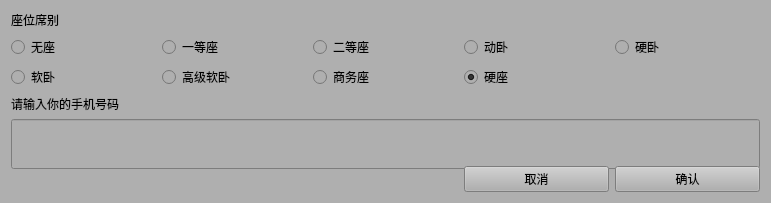
<?xml version="1.0" encoding="UTF-8"?>
<ui version="4.0">
 <class>Form</class>
 <widget class="QWidget" name="Form">
  <property name="geometry">
   <rect>
    <x>0</x>
    <y>0</y>
    <width>771</width>
    <height>203</height>
   </rect>
  </property>
  <property name="minimumSize">
   <size>
    <width>449</width>
    <height>203</height>
   </size>
  </property>
  <property name="windowTitle">
   <string>Form</string>
  </property>
  <property name="styleSheet">
   <string notr="true">background-color: rgb(175, 175, 175);</string>
  </property>
  <layout class="QGridLayout" name="gridLayout" rowstretch="1,2,2,1,1,1">
   <item row="0" column="0">
    <widget class="QLabel" name="label">
     <property name="text">
      <string>座位席别</string>
     </property>
    </widget>
   </item>
   <item row="1" column="0">
    <widget class="QRadioButton" name="radioButton">
     <property name="text">
      <string>无座</string>
     </property>
     <property name="val" stdset="0">
      <string>WZ</string>
     </property>
     <attribute name="buttonGroup">
      <string notr="true">buttonGroup</string>
     </attribute>
    </widget>
   </item>
   <item row="1" column="1">
    <widget class="QRadioButton" name="radioButton_2">
     <property name="text">
      <string>一等座</string>
     </property>
     <property name="val" stdset="0">
      <string>M</string>
     </property>
     <attribute name="buttonGroup">
      <string notr="true">buttonGroup</string>
     </attribute>
    </widget>
   </item>
   <item row="1" column="2">
    <widget class="QRadioButton" name="radioButton_3">
     <property name="text">
      <string>二等座</string>
     </property>
     <property name="val" stdset="0">
      <string>O</string>
     </property>
     <attribute name="buttonGroup">
      <string notr="true">buttonGroup</string>
     </attribute>
    </widget>
   </item>
   <item row="1" column="3">
    <widget class="QRadioButton" name="radioButton_4">
     <property name="text">
      <string>动卧</string>
     </property>
     <property name="val" stdset="0">
      <string>M</string>
     </property>
     <attribute name="buttonGroup">
      <string notr="true">buttonGroup</string>
     </attribute>
    </widget>
   </item>
   <item row="1" column="4">
    <widget class="QRadioButton" name="radioButton_9">
     <property name="text">
      <string>硬卧</string>
     </property>
     <property name="val" stdset="0">
      <string>3</string>
     </property>
     <attribute name="buttonGroup">
      <string notr="true">buttonGroup</string>
     </attribute>
    </widget>
   </item>
   <item row="2" column="0">
    <widget class="QRadioButton" name="radioButton_5">
     <property name="text">
      <string>软卧</string>
     </property>
     <property name="val" stdset="0">
      <string>4</string>
     </property>
     <attribute name="buttonGroup">
      <string notr="true">buttonGroup</string>
     </attribute>
    </widget>
   </item>
   <item row="2" column="1">
    <widget class="QRadioButton" name="radioButton_7">
     <property name="text">
      <string>高级软卧</string>
     </property>
     <property name="val" stdset="0">
      <string>6</string>
     </property>
     <attribute name="buttonGroup">
      <string notr="true">buttonGroup</string>
     </attribute>
    </widget>
   </item>
   <item row="2" column="2">
    <widget class="QRadioButton" name="radioButton_6">
     <property name="text">
      <string>商务座</string>
     </property>
     <property name="val" stdset="0">
      <string>9</string>
     </property>
     <attribute name="buttonGroup">
      <string notr="true">buttonGroup</string>
     </attribute>
    </widget>
   </item>
   <item row="2" column="3">
    <widget class="QRadioButton" name="radioButton_8">
     <property name="text">
      <string>硬座</string>
     </property>
     <property name="checked">
      <bool>true</bool>
     </property>
     <property name="val" stdset="0">
      <string>1</string>
     </property>
     <attribute name="buttonGroup">
      <string notr="true">buttonGroup</string>
     </attribute>
    </widget>
   </item>
   <item row="3" column="0">
    <widget class="QLabel" name="label_2">
     <property name="text">
      <string>请输入你的手机号码</string>
     </property>
    </widget>
   </item>
   <item row="4" column="0" colspan="5">
    <widget class="QLineEdit" name="phone_num_le">
     <property name="minimumSize">
      <size>
       <width>0</width>
       <height>50</height>
      </size>
     </property>
    </widget>
   </item>
   <item row="5" column="4">
    <widget class="QPushButton" name="pushButton">
     <property name="text">
      <string>确认</string>
     </property>
    </widget>
   </item>
   <item row="5" column="3">
    <widget class="QPushButton" name="pushButton_2">
     <property name="text">
      <string>取消</string>
     </property>
    </widget>
   </item>
  </layout>
 </widget>
 <resources/>
 <connections>
  <connection>
   <sender>pushButton</sender>
   <signal>clicked()</signal>
   <receiver>Form</receiver>
   <slot>confirm()</slot>
   <hints>
    <hint type="sourcelabel">
     <x>759</x>
     <y>191</y>
    </hint>
    <hint type="destinationlabel">
     <x>893</x>
     <y>277</y>
    </hint>
   </hints>
  </connection>
  <connection>
   <sender>pushButton_2</sender>
   <signal>clicked()</signal>
   <receiver>Form</receiver>
   <slot>cancel_query()</slot>
   <hints>
    <hint type="sourcelabel">
     <x>570</x>
     <y>180</y>
    </hint>
    <hint type="destinationlabel">
     <x>803</x>
     <y>135</y>
    </hint>
   </hints>
  </connection>
 </connections>
 <slots>
  <slot>confirm()</slot>
  <slot>cancel_query()</slot>
 </slots>
 <buttongroups>
  <buttongroup name="buttonGroup"/>
 </buttongroups>
</ui>
